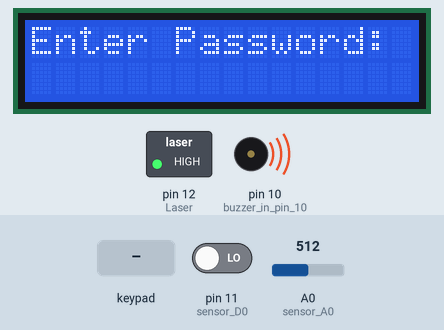
Bench run of a sketch on a simulated Arduino Uno, built with avr-gcc and run on an emulated ATmega328P. Shown: 16×2 character LCD, switched loads named in the sketch (green lamp = pin HIGH), buzzer (waves = sounding). The inputs (shaded band) are chosen by the test bench; at power-on: pin 11 (sensor_D0) LOW, A0 (sensor_A0) = 512. What the sketch prints to the serial monitor is not drawn.

Above: at 1.15 s.
1.4 s: key 'A' pressed
At 1.99 s:
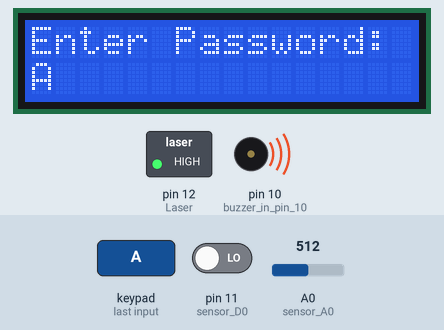
3.6 s: keypad keys 9 8 7 6 A pressed 0.538 s apart
At 9.13 s:
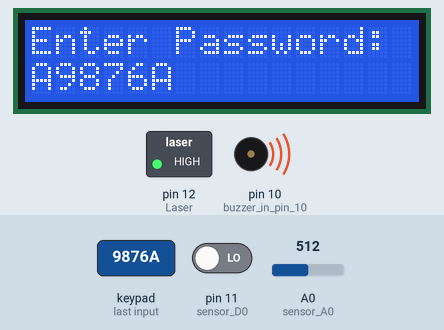
9.2 s: key 'B' pressed
At 10.8 s:
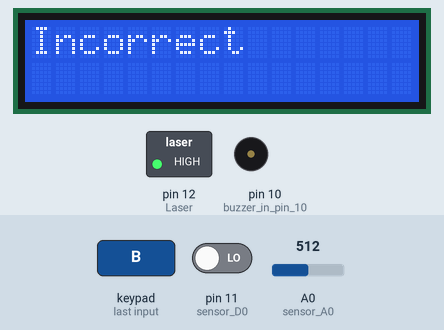
12.2 s: key 'C' pressed
15.2 s: keypad keys 9 8 7 6 D pressed 0.538 s apart
At 17.77 s:
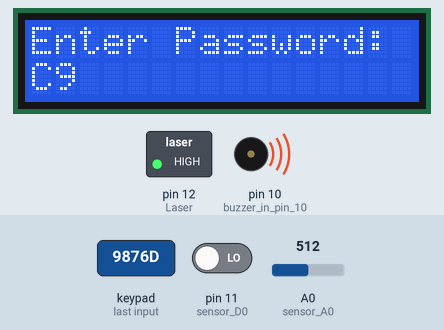
19.3 s: key 'D' pressed
At 23.52 s:
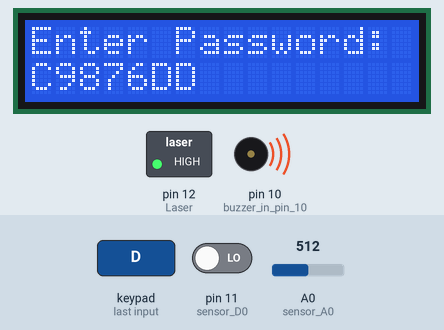
Timing chart, 0 to 24.9 s (numbered marks = the images above; inputs shaded):
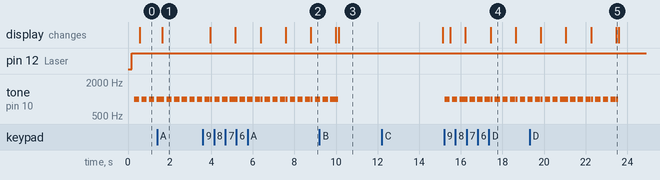

The sketch:

sketch_jun16a.ino
```cpp
#include <Keypad.h>
#include <LiquidCrystal_I2C.h>
#include <Wire.h>

#define password_length 7

//define the correct password
byte number_count = 0;
char my_password[password_length+1];
char correct_password[password_length+1] = "7355608";

//4*4 keypad
const byte ROWS = 4;
const byte COLS = 4;

//sensor pins
const int sensor_A0 = A0;
const int sensor_D0 = 11;

int Laser = 12;
int SensorReading;

int value_sensor_A0;
bool value_sensor_D0;

bool alarmState = true;

//setup the keypad
char allKeys[ROWS][COLS] =
{
  {'1', '2', '3', 'A'},
  {'4', '5', '6', 'B'},
  {'7', '8', '9', 'C'},
  {'*', '0', '#', 'D'},

};

byte rowPins[ROWS] = {9, 8, 7, 6};
byte colPins[COLS] = {5, 4, 3, 2};


Keypad myKeypad = Keypad(makeKeymap(allKeys), rowPins, colPins, ROWS, COLS);
LiquidCrystal_I2C lcd(0x27, 16, 2); //the hex address of the lcd display is 0x27

void setup()
{
    Serial.begin(9600);
    lcd.backlight();
    lcd.init();
    lcd.init();
    lcd.init();

   // lcd.setCursor(0, 0);
    //lcd.print("Enter Password:");

    pinMode(sensor_A0, INPUT);//analog signal
    pinMode(sensor_D0, INPUT); //digital signal

    pinMode(10, OUTPUT); //buzzer in pin 10
    pinMode(Laser, OUTPUT);//laser in pin 12
}

void loop()
{
    digitalWrite(Laser, HIGH);
    value_sensor_A0 = analogRead(sensor_A0);
    value_sensor_D0 = digitalRead(sensor_D0);

    delay(100);

  //make alarm sound when detecting a change of light
  Serial.println(value_sensor_A0);

  if ((value_sensor_A0 >= 50) && (alarmState != 0))
  {
    tone(10, 1000);
    delay(250);  //0.25s
    noTone(10);
  }

    //get keys from keypad
    char currentKey = myKeypad.getKey();

    //set lcd display
    lcd.setCursor(0, 0);
    lcd.print("Enter Password:");

    if(currentKey && (currentKey != '#') && (currentKey != '*'))
    {
      /*lcd.setCursor(0, 1);
      lcd.print(currentKey);
      Serial.println(currentKey);*/

      //check the entered password
      my_password[number_count] = currentKey;
      Serial.println(currentKey);
      lcd.setCursor(number_count, 1);
      lcd.print(my_password[number_count]);
      number_count++;
      //strncpy(my_password, my_password, number_count);

      Serial.println(number_count);
      Serial.println(my_password);
      Serial.println(correct_password);

      //make sound every time a key has been pressed
      tone(10, 1000);
      delay(100);  //0.25s
      noTone(10);   //buzzer in pin 10
      delay(10);

    }

    //check the correctness of the current password
    if (number_count == password_length)
    {
      lcd.clear();

      if (strcmp(my_password, correct_password) == 0)
      {
        lcd.print("Correct");

        //change the states of the alarm
       if(alarmState == 1)
       {
          lcd.setCursor(0, 1);
          lcd.print("Alarm Off");
          alarmState = 0;
       }

       else if(alarmState == 0)
       {
          lcd.setCursor(0, 1);
          lcd.print("Alarm On");
          alarmState = 1;
       }

        delay(5000);
        clearPassword();
      }
      else
      {
        lcd.print("Incorrect");
        delay(5000);
        clearPassword();
      }
    }

    //'*' for clear
    else if(currentKey && (currentKey == '*'))
    {
      lcd.setCursor(0, 0);
      clearPassword();
    }
}

//clear the current password from display and ready for entering a new one
void clearPassword()
{
  lcd.clear();
  while(number_count != 0)
  {
    my_password[number_count-1] = 0;
    number_count--;
  }
}
```

Measured:
- after the input at 1.4 s, the display: changes after 0.25 s (image 1)
- after the input at 3.6 s, the display: first changes after 0.36 s (image 2 shows a later state)
- after the input at 9.2 s, the display: first changes after 0.80 s (image 3 shows a later state)
- after the input at 19.3 s, the display: first differs from a run without the input after 4.2 s (image 5)
- by itself, tone on pin 10 (buzzer_in_pin_10): repeats every 1.2 s: 1000 Hz 0.25 s, silent 0.02 s, 1000 Hz 0.10 s, silent 0.11 s, 2 × (1000 Hz 0.25 s, silent 0.12 s)
- what the display in image 4 shows lasts 1.2 s, from 17.4 s to 18.6 s
